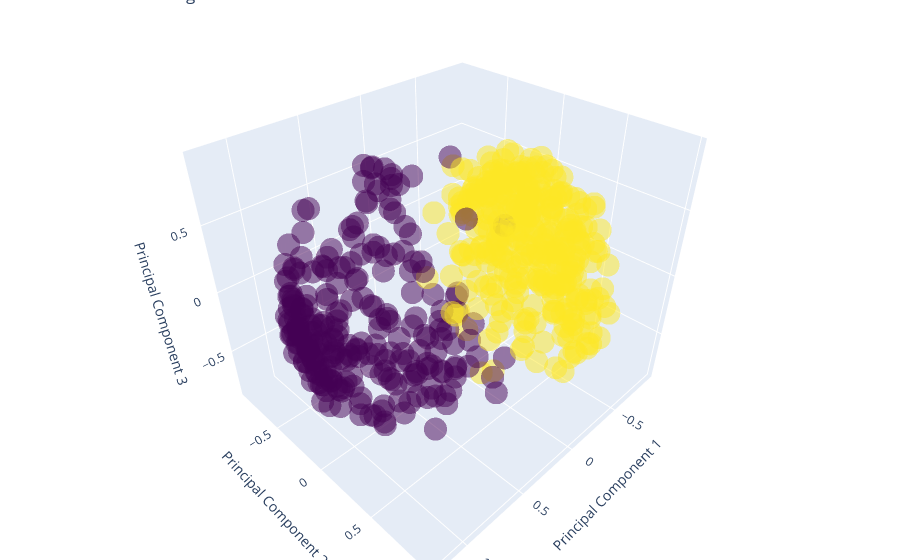

The notebook cell this image was saved under:
### Code cell
interactive_visualization(df_normalized, cluster_labels)

### Figure 1 — Plotly figure (JSON) as saved in the notebook; plotly's stock layout.template omitted (floating-point values rounded to 4 significant figures; data arrays with more than 128 entries replaced by an {"elided": "..."} marker saying what was removed)
{"data": [{"marker": {"color": {"elided": "569 int values"}, "colorscale": [[0, "#440154"], [0.1111, "#482878"], [0.2222, "#3e4989"], [0.3333, "#31688e"], [0.4444, "#26828e"], [0.5556, "#1f9e89"], [0.6667, "#35b779"], [0.7778, "#6ece58"], [0.8889, "#b5de2b"], [1, "#fde725"]], "opacity": 0.5}, "mode": "markers", "text": "Cluster Labels", "type": "scatter3d", "x": {"elided": "569 float values"}, "y": {"elided": "569 float values"}, "z": {"elided": "569 float values"}}], "layout": {"margin": {"b": 0, "l": 0, "r": 0, "t": 0}, "scene": {"xaxis": {"title": {"text": "Principal Component 1"}}, "yaxis": {"title": {"text": "Principal Component 2"}}, "zaxis": {"title": {"text": "Principal Component 3"}}}, "title": {"text": "DBSCAN Clustering 3D Visualization"}}}
